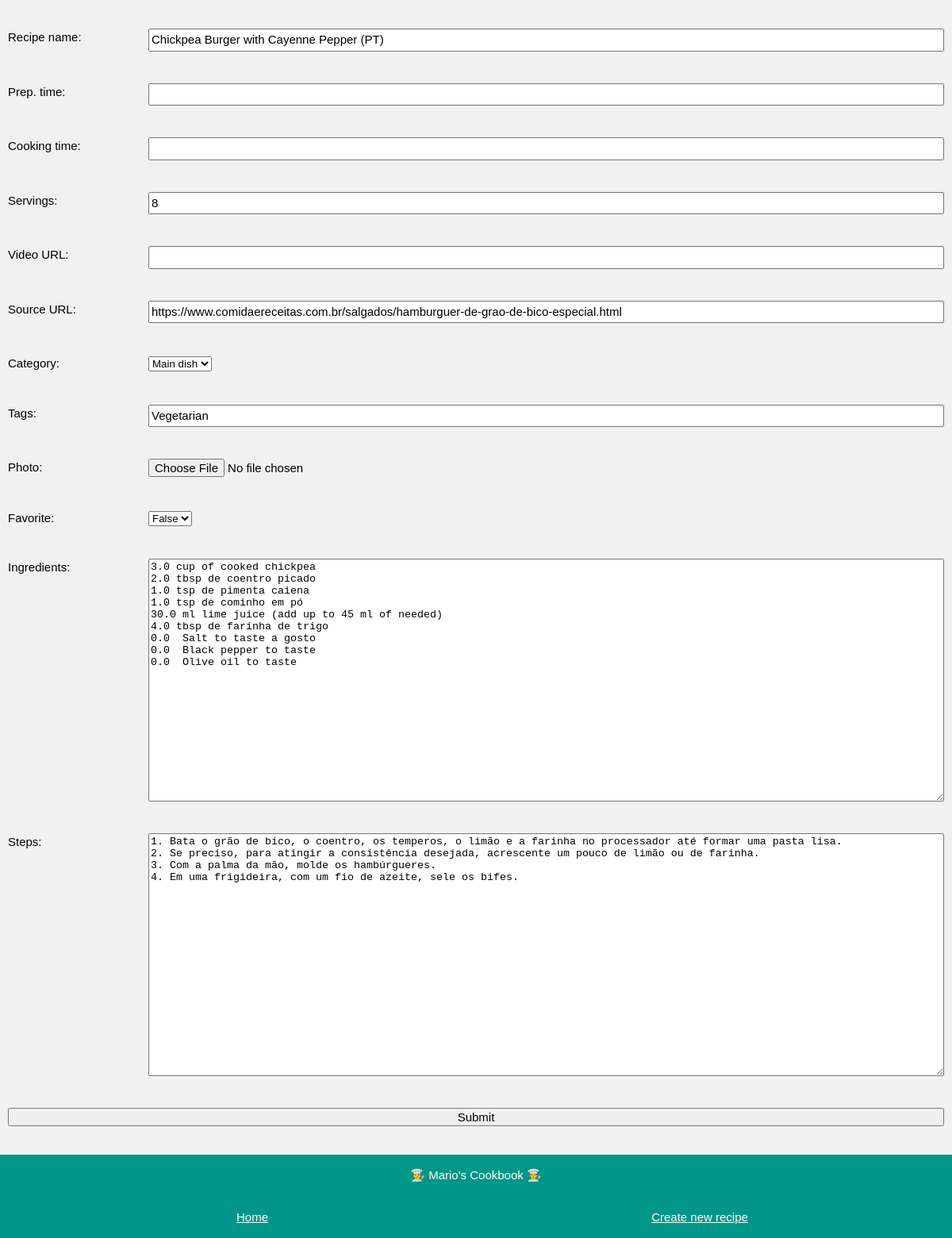
/edit/Chickpea Burger with Cayenne Pepper (PT), run on the app's committed database.
### app_config.py (models this page shows, shortened)
class Recipe(db.Model):
    name = db.Column(db.String, nullable=False, unique=True, primary_key=True)
    prepTime = db.Column(db.String, nullable=False)
    cookingTime = db.Column(db.String, nullable=False)
    servings = db.Column(db.Integer, nullable=False)
    videoURL = db.Column(db.String, nullable=False)
    sourceURL = db.Column(db.String, nullable=False)
    steps = db.Column(db.Text, nullable=False)
    photo = db.Column(db.String, nullable=False)
    favorite = db.Column(db.Boolean, default=False)
    category = db.Column(db.String, nullable=False)
    tags = db.Column(db.String, nullable=False)
    ingredients = db.relationship('Ingredient', backref='recipe', lazy=True)

class Ingredient(db.Model):
    id = db.Column(db.Integer, primary_key=True)
    name = db.Column(db.String, nullable=False)
    amount = db.Column(db.Float, default=0)
    unit = db.Column(db.String, default='')
    recipe_name = db.Column(db.String, db.ForeignKey('recipe.name'), nullable=False)

### app_edit.py (the view, shortened to what this page needs)
@app.route('/edit/<name>', methods=['POST', 'GET'])
def edit(name):
    if request.method == 'GET':
        recipe = Recipe.query.get(name)
        amounts = []
        for ingredient in recipe.ingredients:
            amount = ingredient.amount
            amounts.append(amount)
        n_amounts = range(len(amounts))
        return render_template('edit.html', recipe=recipe, amounts=amounts,
                               n_amounts=n_amounts, new=False, categories = known_categories)

### templates/edit.html (shortened to what this page needs)
<!DOCTYPE html>
<html>
<head>
    <link rel="stylesheet" href="../static/css/edit.css">
    <link rel='stylesheet' href='../static/css/fonts.css'>
</head>
<body class="background-color">
    <div class="page-container">
        {% if new == False %}
        <form action="/edit/{{recipe.name}}" method="POST" enctype="multipart/form-data">
        {% else %}
        <form action="/new/" method="POST" enctype="multipart/form-data">
        {% endif %}
            <div class="form-item">
                <label for="name">Recipe name: </label>
                {% if new == False %}
                <input type="text" id="name" name="name" value="{{recipe.name}}">
                {% else %}
                <input type="text" id="name" name="name">
                {% endif %}
            </div>
            <div class="form-item">
                <label for="prepTime">Prep. time: </label>
                {% if new == False %}
                <input type="text" id="prepTime" name="prepTime" value="{{recipe.prepTime}}">
                {% else %}
                <input type="text" id="prepTime" name="prepTime">
                {% endif %}
            </div>
            <div class="form-item">
                <label for="cookingTime">Cooking time: </label>
                {% if new == False %}
                <input type="text" id="cookingTime" name="cookingTime" value="{{recipe.cookingTime}}">
                {% else %}
                <input type="text" id="cookingTime" name="cookingTime">
                {% endif %}
            </div>
            <div class="form-item">
                <label for="servings">Servings: </label>
                {% if new == False %}
                <input type="number" step="1" id="servings" name="servings" value="{{recipe.servings}}">
                {% else %}
                <input type="number" step="1" id="servings" name="servings">
                {% endif %}
            </div>
            <div class="form-item">
                <label for="videoURL">Video URL: </label>
                {% if new == False %}
                <input type="text" id="videoURL" name="videoURL" value="{{recipe.videoURL}}">
                {% else %}
                <input type="text" id="videoURL" name="videoURL">
                {% endif %}
            </div>
            <div class="form-item">
                <label for="sourceURL">Source URL: </label>
                {% if new == False %}
                <input type="text" id="sourceURL" name="sourceURL" value="{{recipe.sourceURL}}">
                {% else %}
                <input type="text" id="sourceURL" name="sourceURL">
                {% endif %}
            </div>
            <div class="form-item">
                <label for="category">Category: </label>
                <div class="custom-select" style="width:200px;">
                    {% if new == False %}
                    <select id="category" name="category">
                        {% for c in categories%}
                            <option value="{{c}}" {%if recipe.category == c %} selected {% endif %}> {{c}} </option>
                        {% endfor %}
                    </select>
                    {% else %}
                    <select id="category" name="category">
                        {% for c in categories%}
                            <option value="{{c}}" > {{c}} </option>
                        {% endfor %}
                    </select>
                    {% endif %}
                </div>
            </div>
            <div class="form-item">
                <label for="tags">Tags: </label>
                {% if new == False %}
                <input type="text" id="tags" name="tags" value="{{recipe.tags}}">
                {% else %}
                <input type="text" id="tags" name="tags">
                {% endif %}
            </div>
            <div class="form-item">
                <label for="photo">Photo: </label>
                <input type="file" id="file" name="file">
            </div>
            <div class="form-item">
                <label for="favorite">Favorite: </label>
                <div class="custom-select" style="width:200px;">
                    <select id="favorite" name="favorite">
                        {% if new == False %}
                        {% if recipe.favorite == False %}
                        <option value="0" selected>False</option>
                        {% else %}
                        <option value="0">False</option>
                        <option value="1" selected>True</option>
                        {% endif %}
                        {% else %}
                        <option value="0">False</option>
                        <option value="1">True</option>
                        {% endif %}
                    </select>
                </div>
            </div>
            <div class="form-item">
                <label for="ingredients">Ingredients: </label>
                {% if new == False %}
                <textarea id="ingredients" name="ingredients" rows="20" cols="50">
{% for i in n_amounts %}{{ amounts[i] }} {{ recipe.ingredients[i].unit }} {{ recipe.ingredients[i].name }}
{% endfor %}</textarea>
                {% else %}
                <textarea id="ingredients" name="ingredients" rows="20" cols="50"></textarea>
                {% endif %}
            </div>
            <div class="form-item">
                <label for="steps">Steps: </label>
                {% if new == False %}
                <textarea id="steps" name="steps" rows="20" cols="50">{{recipe.steps}}</textarea>
                {% else %}
                <textarea id="steps" name="steps" rows="20" cols="50"></textarea>
                {% endif %}
            </div>
            <div class="form-item-submit">
                <input type="submit" value="Submit">
            </div>
        </form>
    </div>
    <footer class="footer">
        <p class='footer-item'>👨‍🍳 Mario's Cookbook 👨‍🍳</p>
        <div class='footer-grid'>
            <div class='footer-item'><a href="/"> Home</a></div>
            <div class='footer-item'><a href="/new"> Create new recipe</a></div>
        </div>
    </footer>
</body>
</html>

### static/css/edit.css (style rules this page uses)
body { --themeColor: #009688; --grey:#757575; }
.background-color { color:#000!important;background-color:#f1f1f1!important }
.page-container { margin-left:auto;margin-right:auto;margin-top:16px!important;max-width:1400px; }
.form-item { display: grid; grid-template-columns: 15% 85%; padding:20px 10px }
.form-item-submit { display: grid; grid-template-columns: 100%; padding:20px 10px }
input { font:inherit;margin:0 }
.footer { padding:0.01em 16px; color:#fff!important;background-color:var(--themeColor)!important; text-align:center; display:inline-block;width:100%; margin-top:16px!important }
.footer-grid { display: grid; grid-template-columns: 50% 50%; padding:1em 20px; }
.footer-item { color:#fff }
p { color:#3d3d3d; }
html,body,h1,h2,h3,h4,h5,h6 { font-family: "Roboto", sans-serif }
a { color: inherit; background-color:transparent }
html { box-sizing:border-box }
*,*:before,*:after { box-sizing:inherit }
html { -ms-text-size-adjust:100%;-webkit-text-size-adjust:100% }
body { margin:0 }
html,body { font-family:Verdana,sans-serif;font-size:15px;line-height:1.5 }
html { overflow-x:hidden }

### data on the page
Recipe: name "Chickpea Burger with Cayenne Pepper (PT)", servings "8", sourceURL "https://www.comidaereceitas.com.br/salgados/hamburguer-de-grao-de-bico-especial.html", category "Main dish", tags "Vegetarian", favorite "False", steps "1. Bata o grão de bico, o coentro, os temperos, o limão e a farinha no processador até formar uma pasta lisa. 2. Se preciso, para atingir a consistência desejada, acrescente um pouco de limão ou de farinha. 3. Com a palma da mão, molde os hambúrgueres. 4. Em uma frigideira, com um fio de azeite, sele os bifes."
Ingredient: ingredients "3.0 cup of cooked chickpea 2.0 tbsp de coentro picado 1.0 tsp de pimenta caiena 1.0 tsp de cominho em pó 30.0 ml lime juice (add up to 45 ml of needed) 4.0 tbsp de farinha de trigo 0.0 Salt to taste a gosto 0.0 Black pepper to taste 0.0 Olive oil to taste"
